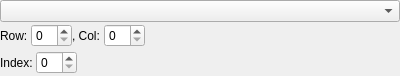
<ui version="4.0" >
 <class>IndexChooser</class>
 <widget class="QWidget" name="IndexChooser" >
  <property name="geometry" >
   <rect>
    <x>0</x>
    <y>0</y>
    <width>400</width>
    <height>76</height>
   </rect>
  </property>
  <property name="windowTitle" >
   <string>Index Chooser</string>
  </property>
  <layout class="QVBoxLayout" >
   <property name="spacing" >
    <number>0</number>
   </property>
   <property name="leftMargin" >
    <number>0</number>
   </property>
   <property name="topMargin" >
    <number>0</number>
   </property>
   <property name="rightMargin" >
    <number>0</number>
   </property>
   <property name="bottomMargin" >
    <number>0</number>
   </property>
   <item>
    <widget class="QComboBox" name="nameChooser" />
   </item>
   <item>
    <widget class="QFrame" name="rowColFrame" >
     <property name="frameShape" >
      <enum>QFrame::NoFrame</enum>
     </property>
     <property name="frameShadow" >
      <enum>QFrame::Raised</enum>
     </property>
     <layout class="QHBoxLayout" >
      <property name="spacing" >
       <number>0</number>
      </property>
      <property name="leftMargin" >
       <number>0</number>
      </property>
      <property name="topMargin" >
       <number>0</number>
      </property>
      <property name="rightMargin" >
       <number>0</number>
      </property>
      <property name="bottomMargin" >
       <number>0</number>
      </property>
      <item>
       <widget class="QLabel" name="rowLabel" >
        <property name="text" >
         <string>Row: </string>
        </property>
       </widget>
      </item>
      <item>
       <widget class="QSpinBox" name="rowBox" />
      </item>
      <item>
       <widget class="QLabel" name="colLabel" >
        <property name="text" >
         <string>, Col: </string>
        </property>
       </widget>
      </item>
      <item>
       <widget class="QSpinBox" name="colBox" />
      </item>
      <item>
       <spacer>
        <property name="orientation" >
         <enum>Qt::Horizontal</enum>
        </property>
        <property name="sizeHint" >
         <size>
          <width>40</width>
          <height>20</height>
         </size>
        </property>
       </spacer>
      </item>
     </layout>
    </widget>
   </item>
   <item>
    <widget class="QFrame" name="indexFrame" >
     <property name="frameShape" >
      <enum>QFrame::NoFrame</enum>
     </property>
     <property name="frameShadow" >
      <enum>QFrame::Raised</enum>
     </property>
     <layout class="QHBoxLayout" >
      <property name="spacing" >
       <number>0</number>
      </property>
      <property name="leftMargin" >
       <number>0</number>
      </property>
      <property name="topMargin" >
       <number>0</number>
      </property>
      <property name="rightMargin" >
       <number>0</number>
      </property>
      <property name="bottomMargin" >
       <number>0</number>
      </property>
      <item>
       <widget class="QLabel" name="indexLabel" >
        <property name="text" >
         <string>Index: </string>
        </property>
       </widget>
      </item>
      <item>
       <widget class="QSpinBox" name="indexBox" />
      </item>
      <item>
       <spacer>
        <property name="orientation" >
         <enum>Qt::Horizontal</enum>
        </property>
        <property name="sizeHint" >
         <size>
          <width>241</width>
          <height>20</height>
         </size>
        </property>
       </spacer>
      </item>
     </layout>
    </widget>
   </item>
  </layout>
 </widget>
 <resources/>
 <connections/>
</ui>
